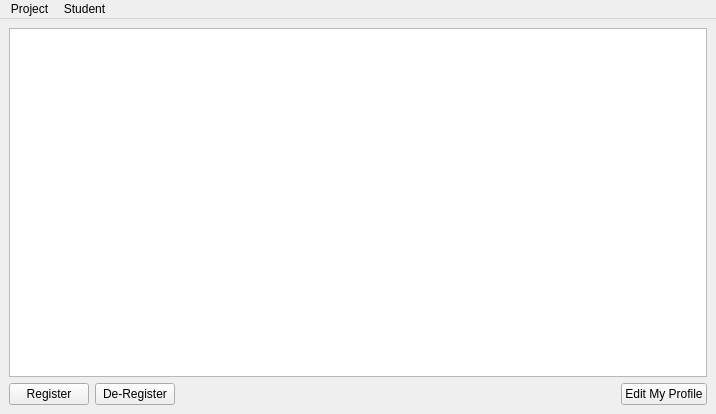
<?xml version="1.0" encoding="UTF-8"?>
<ui version="4.0">
 <class>StudentProjectListWindow</class>
 <widget class="QMainWindow" name="StudentProjectListWindow">
  <property name="geometry">
   <rect>
    <x>0</x>
    <y>0</y>
    <width>716</width>
    <height>414</height>
   </rect>
  </property>
  <property name="windowTitle">
   <string>cuPID - Student</string>
  </property>
  <widget class="QWidget" name="centralwidget">
   <layout class="QVBoxLayout" name="verticalLayout">
    <item>
     <widget class="QTableWidget" name="projectTable"/>
    </item>
    <item>
     <layout class="QHBoxLayout" name="horizontalLayout">
      <item>
       <widget class="QPushButton" name="registerButton">
        <property name="text">
         <string>Register</string>
        </property>
       </widget>
      </item>
      <item>
       <widget class="QPushButton" name="deregisterButton">
        <property name="text">
         <string>De-Register</string>
        </property>
       </widget>
      </item>
      <item>
       <spacer name="horizontalSpacer">
        <property name="orientation">
         <enum>Qt::Horizontal</enum>
        </property>
        <property name="sizeHint" stdset="0">
         <size>
          <width>40</width>
          <height>20</height>
         </size>
        </property>
       </spacer>
      </item>
      <item>
       <widget class="QPushButton" name="editProfileButton">
        <property name="text">
         <string>Edit My Profile</string>
        </property>
       </widget>
      </item>
     </layout>
    </item>
   </layout>
  </widget>
  <widget class="QMenuBar" name="menubar">
   <property name="geometry">
    <rect>
     <x>0</x>
     <y>0</y>
     <width>716</width>
     <height>25</height>
    </rect>
   </property>
   <widget class="QMenu" name="menuProject">
    <property name="title">
     <string>Project</string>
    </property>
    <addaction name="actionRegister"/>
    <addaction name="actionDeregister"/>
    <addaction name="separator"/>
    <addaction name="actionExit"/>
   </widget>
   <widget class="QMenu" name="menuStudent">
    <property name="title">
     <string>Student</string>
    </property>
    <addaction name="actionEdit_Profile"/>
   </widget>
   <addaction name="menuProject"/>
   <addaction name="menuStudent"/>
  </widget>
  <action name="actionRegister">
   <property name="text">
    <string>Register</string>
   </property>
  </action>
  <action name="actionDeregister">
   <property name="text">
    <string>Deregister</string>
   </property>
  </action>
  <action name="actionExit">
   <property name="text">
    <string>Exit</string>
   </property>
  </action>
  <action name="actionEdit_Profile">
   <property name="text">
    <string>Edit My Profile</string>
   </property>
  </action>
 </widget>
 <resources/>
 <connections/>
</ui>
